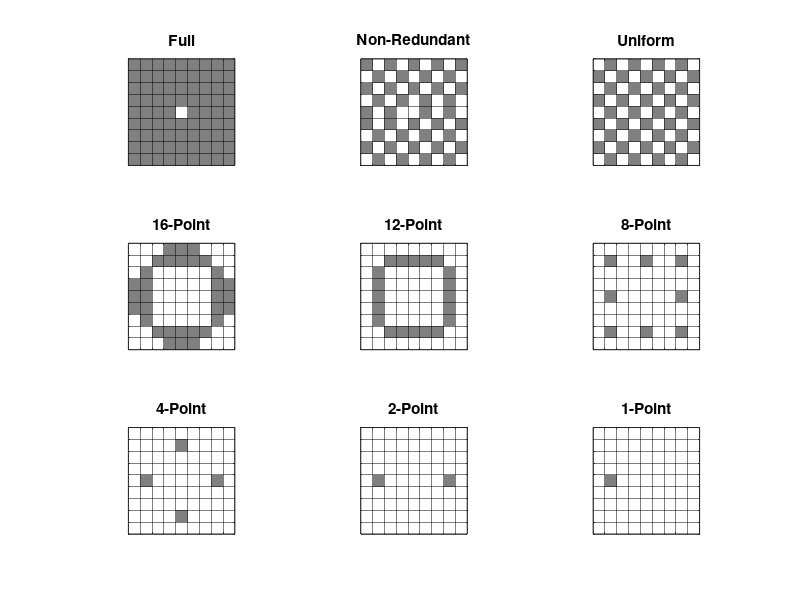

Write MATLAB code to recreate this figure.
% Define grid size and gray color
gridSize = 9; % 9x9 grid
grayColor = 0.5; % Color for gray squares (0=black, 1=white)

% Define all six patterns
patterns = {
    [ % Full-Point
        1 1 1 1 1 1 1 1 1;
        1 1 1 1 1 1 1 1 1;
        1 1 1 1 1 1 1 1 1;
        1 1 1 1 1 1 1 1 1;
        1 1 1 1 0 1 1 1 1;
        1 1 1 1 1 1 1 1 1;
        1 1 1 1 1 1 1 1 1;
        1 1 1 1 1 1 1 1 1;
        1 1 1 1 1 1 1 1 1;
    ],
    [ % Non-Redundant
        1 0 1 0 1 0 1 0 1;
        0 1 0 1 0 1 0 1 0;
        1 0 1 0 1 0 1 0 1;
        0 1 0 1 0 1 0 1 0;
        1 0 1 0 0 1 0 1 0;
        1 0 1 0 1 0 1 0 1;
        0 1 0 1 0 1 0 1 0;
        1 0 1 0 1 0 1 0 1;
        0 1 0 1 0 1 0 1 0;
    ],
    [ % Uniform
        0 1 0 1 0 1 0 1 0;
        1 0 1 0 1 0 1 0 1;
        0 1 0 1 0 1 0 1 0;
        1 0 1 0 1 0 1 0 1;
        0 1 0 1 0 1 0 1 0;
        1 0 1 0 1 0 1 0 1;
        0 1 0 1 0 1 0 1 0;
        1 0 1 0 1 0 1 0 1;
        0 1 0 1 0 1 0 1 0;
    ],
    [ % 16-Point
        0 0 0 1 1 1 0 0 0;
        0 0 1 1 1 1 1 0 0;
        0 1 0 0 0 0 0 1 0;
        1 1 0 0 0 0 0 1 1;
        1 1 0 0 0 0 0 1 1;
        1 1 0 0 0 0 0 1 1;
        0 1 0 0 0 0 0 1 0;
        0 0 1 1 1 1 1 0 0;
        0 0 0 1 1 1 0 0 0;
    ],
    [ % 12-Point
        0 0 0 0 0 0 0 0 0;
        0 0 1 1 1 1 1 0 0;
        0 1 0 0 0 0 0 1 0;
        0 1 0 0 0 0 0 1 0;
        0 1 0 0 0 0 0 1 0;
        0 1 0 0 0 0 0 1 0;
        0 1 0 0 0 0 0 1 0;
        0 0 1 1 1 1 1 0 0;
        0 0 0 0 0 0 0 0 0;
    ],
    [ % 8-Point
        0 0 0 0 0 0 0 0 0;
        0 1 0 0 1 0 0 1 0;
        0 0 0 0 0 0 0 0 0;
        0 0 0 0 0 0 0 0 0;
        0 1 0 0 0 0 0 1 0;
        0 0 0 0 0 0 0 0 0;
        0 0 0 0 0 0 0 0 0;
        0 1 0 0 1 0 0 1 0;
        0 0 0 0 0 0 0 0 0;
    ],
    [ % 4-Point
        0 0 0 0 0 0 0 0 0;
        0 0 0 0 1 0 0 0 0;
        0 0 0 0 0 0 0 0 0;
        0 0 0 0 0 0 0 0 0;
        0 1 0 0 0 0 0 1 0;
        0 0 0 0 0 0 0 0 0;
        0 0 0 0 0 0 0 0 0;
        0 0 0 0 1 0 0 0 0;
        0 0 0 0 0 0 0 0 0;
    ],
    [ % 2-Point
        0 0 0 0 0 0 0 0 0;
        0 0 0 0 0 0 0 0 0;
        0 0 0 0 0 0 0 0 0;
        0 0 0 0 0 0 0 0 0;
        0 1 0 0 0 0 0 1 0;
        0 0 0 0 0 0 0 0 0;
        0 0 0 0 0 0 0 0 0;
        0 0 0 0 0 0 0 0 0;
        0 0 0 0 0 0 0 0 0;
    ],
    [ % 1-Point
        0 0 0 0 0 0 0 0 0;
        0 0 0 0 0 0 0 0 0;
        0 0 0 0 0 0 0 0 0;
        0 0 0 0 0 0 0 0 0;
        0 1 0 0 0 0 0 0 0;
        0 0 0 0 0 0 0 0 0;
        0 0 0 0 0 0 0 0 0;
        0 0 0 0 0 0 0 0 0;
        0 0 0 0 0 0 0 0 0;
    ]
};

names ={'Full', 'Non-Redundant', 'Uniform', '16-Point', '12-Point', '8-Point', '4-Point', '2-Point', '1-Point'};
% Plot all six patterns in a 2x3 grid
figure;
for i = 1:9
    subplot(3, 3, i); % Arrange in 2 rows, 3 columns
    imagesc(patterns{i}); % Display the pattern matrix
    colormap([1 1 1; grayColor grayColor grayColor]); % White and gray
    axis equal; % Keep grid squares equal in size
    axis([0.5 gridSize+0.5 0.5 gridSize+0.5]); % Adjust axis limits
    xticks(0.5:1:gridSize+0.5); % Set x-tick positions for grid
    yticks(0.5:1:gridSize+0.5); % Set y-tick positions for grid
    grid on; % Enable grid
    set(gca, 'GridColor', 'k', 'GridAlpha', 0.5); % Black gridlines with transparency
    set(gca, 'XTickLabel', [], 'YTickLabel', []); % Remove axis labels
    title(names{i}); % Titles (16-Point, 12-Point, etc.)
end
